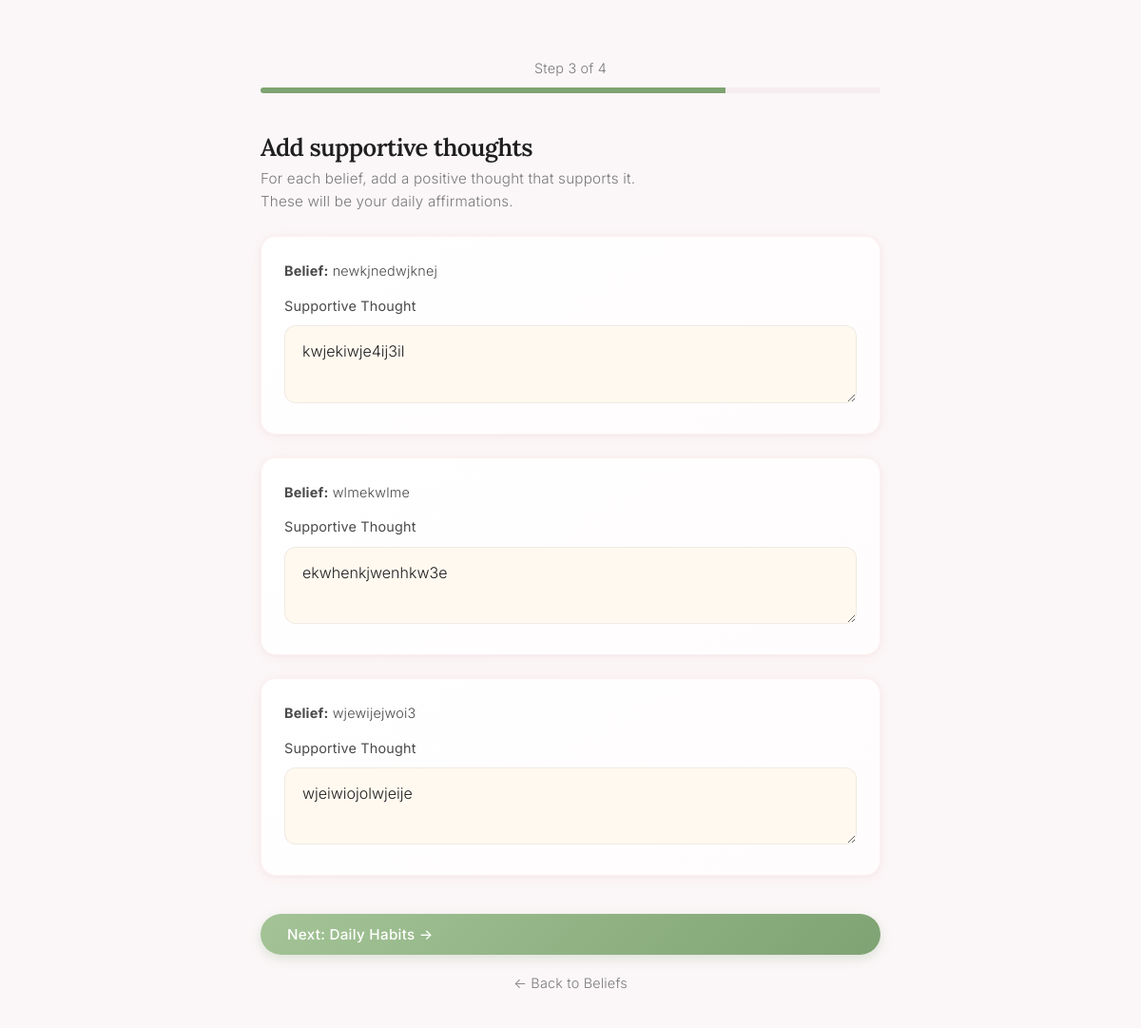
Page /onboarding/thoughts (signed in) on the committed database.
### tables this page shows
CREATE TABLE identity_beliefs (
            id INTEGER PRIMARY KEY AUTOINCREMENT,
            user_id INTEGER NOT NULL,
            belief_text TEXT NOT NULL,
            linked_goal_id INTEGER,
            created_at TEXT NOT NULL,
            FOREIGN KEY (user_id) REFERENCES users(id),
            FOREIGN KEY (linked_goal_id) REFERENCES goals(id)
        );

CREATE TABLE positive_thoughts (
            id INTEGER PRIMARY KEY AUTOINCREMENT,
            user_id INTEGER NOT NULL,
            thought_text TEXT NOT NULL,
            linked_belief_id INTEGER,
            created_at TEXT NOT NULL,
            FOREIGN KEY (user_id) REFERENCES users(id),
            FOREIGN KEY (linked_belief_id) REFERENCES identity_beliefs(id)
        );

### app.py (the view, shortened to what this page needs)
@app.route("/onboarding/thoughts", methods=["GET", "POST"])
@login_required
def onboarding_thoughts():
    user_id = session['user_id']
    conn = get_db_connection()
    cur = conn.cursor()
    cur.execute(
        "SELECT id, belief_text FROM identity_beliefs WHERE user_id = ? ORDER BY id ASC",
        (user_id,)
    )
    beliefs = cur.fetchall()
    conn.close()
    if not beliefs:
        flash("Please complete the identity beliefs step first.", "error")
        return redirect(url_for('onboarding_beliefs'))
    conn = get_db_connection()
    cur = conn.cursor()
    cur.execute(
        "SELECT linked_belief_id, thought_text FROM positive_thoughts WHERE user_id = ?",
        (user_id,)
    )
    existing_thoughts = {row['linked_belief_id']: row['thought_text'] for row in cur.fetchall()}
    conn.close()
    return render_template(
        "onboarding_thoughts.html",
        step=3,
        total_steps=4,
        beliefs=beliefs,
        existing_thoughts=existing_thoughts
    )

### app.py (called while the page is built)
def get_db_connection():
    conn = sqlite3.connect(DB_PATH, timeout=30)  # Increased timeout to 30 seconds
    conn.row_factory = sqlite3.Row
    conn.execute("PRAGMA journal_mode=WAL")  # Enable Write-Ahead Logging for better concurrency
    return conn

def login_required(f):
    @wraps(f)
    def decorated_function(*args, **kwargs):
        if 'user_id' not in session:
            return redirect(url_for('landing'))
        return f(*args, **kwargs)
    return decorated_function

### templates/onboarding_thoughts.html (shortened to what this page needs)
<!doctype html>
<html lang="en">
<head>
    <link rel="stylesheet" href="{{ url_for('static', filename='calm.css') }}">
</head>
<body>
<div class="page-wrapper">
    <main class="page-content" style="max-width: 700px; margin: 0 auto; padding-top: 60px;">
        <div style="text-align: center; margin-bottom: 40px;">
            <p style="color: var(--text-muted); font-size: 0.9rem; margin-bottom: 8px;">
                Step {{ step }} of {{ total_steps }}
            </p>
            <div style="width: 100%; height: 6px; background: var(--bg-secondary); border-radius: 3px; overflow: hidden;">
                <div style="width: {{ (step / total_steps) * 100 }}%; height: 100%; background: var(--sage-green); transition: width 0.4s;"></div>
            </div>
        </div>
        <div class="section-header fade-in-up">
            <h1 class="section-title">Add supportive thoughts</h1>
            <p class="section-subtitle">
                For each belief, add a positive thought that supports it.<br>
                These will be your daily affirmations.
            </p>
        </div>
        <form method="post" class="fade-in-up">
            {% for belief in beliefs %}
            <div class="card" style="margin-bottom: 24px; padding: 24px;">
                <p style="color: var(--text-secondary); font-size: 0.9rem; margin-bottom: 12px;">
                    <strong>Belief:</strong> {{ belief.belief_text }}
                </p>
                <div class="form-group" style="margin-bottom: 0;">
                    <label for="thought_{{ belief.id }}" class="form-label">Supportive Thought</label>
                    <textarea
                        id="thought_{{ belief.id }}"
                        name="thought_{{ belief.id }}"
                        rows="2"
                        required
                        placeholder="I can do this one small step at a time..."
                    >{{ existing_thoughts.get(belief.id, '') }}</textarea>
                </div>
            </div>
            {% endfor %}
            <button type="submit" class="btn-calm" style="width: 100%; margin-top: 16px;">
                Next: Daily Habits →
            </button>
            <a href="{{ url_for('onboarding_beliefs') }}" class="btn-text" style="display: block; text-align: center; margin-top: 12px;">
                ← Back to Beliefs
            </a>
        </form>
    </main>
</div>
</body>
</html>

### static/calm.css (style rules this page uses)
:root { --sage-green: #7FA372; --sage-green-dark: #5D8A52; --sage-green-light: #A4C497; --warm-sand: #E0C9B0; --soft-lavender: #A8AADB; --blush-pink: #F4A5A8; --blush-pink-light: #FFD4D6; --cream: #FFF9F0; --stone-gray: #6B6B6B; --stone-gray-light: #9E9E9E; --bg-primary: #FBF7F8; --bg-secondary: #F5EDEF; --bg-card: #FFFFFF; --awareness-blue: #6BA3D0; --alignment-gold: #D4AF6A; --action-green: #7FA372; --emotion-overwhelmed: #E57373; --emotion-anxious: #BA68C8; --emotion-stuck: #FFA726; --emotion-stressed: #EF5350; --emotion-tired: #64B5F6; --emotion-calm: #81C784; --text-primary: #1F1F1F; --text-secondary: #4A4A4A; --text-muted: #7A7A7A; --transition-quick: 0.3s; --transition-medium: 0.6s; --transition-slow: 1.2s; --transition-breath: 4s; --ease-calm: cubic-bezier(0.25, 0.46, 0.45, 0.94); --space-xs: 8px; --space-sm: 16px; --space-md: 24px; --space-lg: 40px; --space-xl: 64px; --radius-sm: 8px; --radius-md: 12px; --radius-lg: 16px; --radius-xl: 24px; --radius-pill: 999px; }
*, *::before, *::after { box-sizing: border-box; }
body { font-family: 'Inter', system-ui, -apple-system, sans-serif; font-weight: 300; font-size: 1rem; line-height: 1.7; color: var(--text-primary); background-color: var(--bg-primary); letter-spacing: 0.2px; -webkit-font-smoothing: antialiased; margin: 0; padding: 0; }
h1, h2, h3, h4 { font-family: 'Lora', Georgia, serif; font-weight: 500; color: var(--text-primary); line-height: 1.3; margin: 0; }
h1 { font-size: 2.2rem; letter-spacing: -0.6px; margin-bottom: var(--space-sm); font-weight: 600; }
p { font-size: 1rem; line-height: 1.7; color: var(--text-secondary); margin: 0; }
a { color: var(--sage-green-dark); text-decoration: none; transition: color var(--transition-quick) var(--ease-calm); }
.page-wrapper { min-height: 100vh; display: flex; flex-direction: column; }
.page-content { flex: 1; max-width: 720px; width: 100%; margin: 0 auto; padding: var(--space-lg) var(--space-md) var(--space-xl); }
.section-header { margin-bottom: var(--space-md); }
.section-title { font-family: 'Lora', Georgia, serif; font-size: 1.6rem; color: var(--text-primary); margin-bottom: 4px; }
.section-subtitle { font-size: 0.95rem; color: var(--text-muted); line-height: 1.6; }
.card { background: linear-gradient(145deg, #FFFFFF 0%, #FFFCFD 100%); border: 1px solid rgba(244, 165, 168, 0.15); border-radius: var(--radius-lg); padding: var(--space-md); box-shadow: 0 2px 16px rgba(244, 165, 168, 0.12), 0 1px 4px rgba(0, 0, 0, 0.04); transition: all var(--transition-medium) var(--ease-calm); margin-bottom: var(--space-md); }
.btn-calm { display: inline-flex; align-items: center; gap: 8px; background: linear-gradient(135deg, var(--sage-green-light) 0%, var(--sage-green) 100%); color: white; border: none; border-radius: var(--radius-pill); padding: 12px 28px; font-size: 0.95rem; font-weight: 500; font-family: inherit; letter-spacing: 0.3px; cursor: pointer; box-shadow: 0 4px 12px rgba(127, 163, 114, 0.25); transition: all var(--transition-quick) var(--ease-calm); }
.btn-text { background: none; border: none; color: var(--text-muted); font-size: 0.9rem; font-family: inherit; cursor: pointer; padding: 6px 2px; border-bottom: 1px solid transparent; transition: all var(--transition-quick) var(--ease-calm); text-decoration: none; display: inline-block; }
textarea, input[type="text"], input[type="password"], .form-input { width: 100%; background: var(--cream); border: 1px solid rgba(0, 0, 0, 0.06); border-radius: var(--radius-md); padding: 14px 18px; font-family: inherit; font-size: 1rem; font-weight: 300; line-height: 1.6; color: var(--text-primary); transition: all var(--transition-quick) var(--ease-calm); resize: vertical; }
textarea::placeholder, input::placeholder { color: var(--stone-gray-light); font-weight: 300; }
.form-label { display: block; font-size: 0.9rem; color: var(--text-secondary); margin-bottom: var(--space-xs); font-weight: 400; }
.form-group { margin-bottom: var(--space-md); }
.fade-in-up { animation: fadeInUp var(--transition-slow) var(--ease-calm); }

### rows in the picture
identity_beliefs: belief_text "newkjnedwjknej", id "kwjekiwje4ij3il"
identity_beliefs: belief_text "wlmekwlme", id "ekwhenkjwenhkw3e"
identity_beliefs: belief_text "wjewijejwoi3", id "wjeiwiojolwjeije"

### other values in the picture
{{ step }} "3"
{{ total_steps }} "4"
